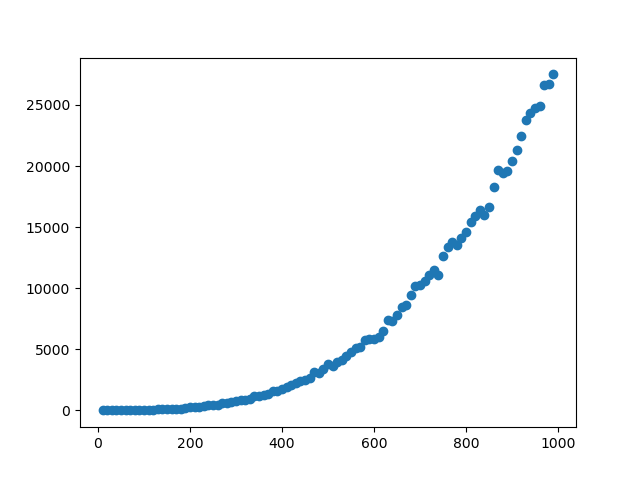

The Python source for this figure:
import random
import copy
import time
import sys
import matplotlib.pyplot as plt
import numpy as np
from sklearn.linear_model import LinearRegression
from sklearn.preprocessing import PolynomialFeatures

sys.setrecursionlimit(100000)
start = time.time()

# Salva um grafo no diretório arq
def salvarGrafo(grafo, arq):
    with open(arq, 'w') as file:
        for i in range(len(grafo)):
            for j in range(len(grafo)):
                file.write(str(grafo[i][j]))
            file.write("\n")

# Gera um grafo direcionado simples aleatório de n vértices
# p: probabilidade de dois vértices aleatórios possuírem uma aresta
# Retorna a matriz de adjacência do grafo gerado
def grafoAleatorio(n, p):
    grafo = [[]]*n
    for i in range(n):
        grafo[i] = [0]*n
        for j in range(n):
            if (j != i):
                probability = random.random()
                if (probability < p):
                    grafo[i][j] = 1

    return grafo

# Busca em Largura
# Retorna True caso exista um caminho entre a origem e o destino
# Retorna False caso contrário
def buscaLargura(origem, destino, grafo, pai):
    visitado = [False] * len(grafo)
    fila = []
    fila.append(origem)
    visitado[origem] = True

    while fila:
        v = fila.pop(0)
        for u in range(len(grafo[v])):
            if (grafo[v][u] == 1 and not visitado[u]):
                fila.append(u)
                visitado[u] = True
                pai[u] = v

    return visitado[destino]

# Busca em Profundidade
# Encontra todos os caminhos de um vértice origem à um destino
# Recursivo, não retorna nada
# Armazena todos os caminhos encontrados na lista "caminhos", 
# que deve ser passada como parâmetro na chamada inicial
def buscaProfundidade(origem, destino, grafo, visitado, caminho, caminhos):
    visitado[origem] = True
    caminho.append(origem)

    if origem == destino:
        caminhos.append(copy.deepcopy(caminho))
    else:
        for i in range(len(grafo)):
            if (grafo[origem][i] == 1 and visitado[i] == False):
                buscaProfundidade(i, destino, grafo, visitado, caminho, caminhos)
    
    caminho.pop()
    visitado[origem] = False

# Checa se existe algum elemento de l1 em l2
def comp(l1, l2):
    for i in l1:
        if i in l2:
            return True

    return False

# Encontra um conjunto de caminhos disjuntos que possui o número
# máximo de caminhos disjuntos possíveis para o grafo
def acharCaminhos(origem, destino, grafo, n):
    visitado = [False] * len(grafo)
    caminho = []
    caminhos = []
      
    buscaProfundidade(origem, destino, grafo, visitado, caminho, caminhos)
    disjuntos = []
    for caminhoA in caminhos:
        disjuntos = [caminhoA]
        aDuplas = []
        for i in range(len(caminhoA[:-1])):
            aDuplas.append((caminhoA[i], caminhoA[i+1]))
        
        posA = caminhos.index(caminhoA)+1

        visitados = copy.deepcopy(aDuplas)
        for caminhoB in caminhos[posA:]:
            bDuplas = []
            
            for i in range(len(caminhoB[:-1])):
                bDuplas.append((caminhoB[i], caminhoB[i+1]))

            if comp(visitados, bDuplas) == False:
                disjuntos.append(caminhoB)
                visitados.extend(bDuplas)

        if len(disjuntos) == n:
            return disjuntos
    
    return []

# Executa o método de Edmonds-Karp para encontrar o fluxo-máximo do grafo
# Considerando a capacidade de cada aresta como 1, o fluxo-máximo é igual
# ao número máximo de caminhos disjuntos. Ao fim da função, passamos para 
# o método acharCaminho um subgrafo com apenas as arestas que possuem algum 
# fluxo passando por elas, o que reduz a complexidade do código em um grau 
# de magnitude
def caminhosDisjuntos(origem, destino, g):
    grafo = copy.deepcopy(g)
    pai = [-1] * len(grafo)
    fluxo_maximo = 0
    while (buscaLargura(origem, destino, grafo, pai)):
        fluxo_caminho = float("Inf")
        v = destino
        while (v != origem):
            fluxo_caminho = min(fluxo_caminho, grafo[pai[v]][v])
            v = pai[v]

        fluxo_maximo += fluxo_caminho
        v = destino

        while (v != origem):
            u = pai[v]
            grafo[u][v] -= fluxo_caminho
            grafo[v][u] += fluxo_caminho
            v = pai[v]

    dif = difMatriz(g, grafo)

    acharCaminhos(origem, destino, dif, fluxo_maximo)
    
    return fluxo_maximo
        
# Lê um arquivo e retorna a matriz de adjacência
def getGrafo(arq):
    data = []
    file = open(arq, "r")

    data = [l for l in file.readlines()]
    for i in range(len(data)):
        data[i] = [eval(k) for k in data[i][:-1]]

    file.close()
    return data

# Imprime um grafo no console
def printGrafo(grafo):
    for i in grafo:
        for j in i:
            print(j, end=" ")

        print("")

# Compara dois grafos, mantendo uma aresta
def difMatriz(grafo, fluxo):
    g = copy.deepcopy(grafo)
    for i in range(len(g)):
        for j in range(len(g[i])):
            if (fluxo[i][j] != 0):
                g[i][j] = 0
    
    return g

# Gera um grafo direciona cíclico de n vértices
def gerarGrafoCiclico(n):
    grafo = []
    for i in range(n):
        grafo.append([0] * n)
        grafo[i][(i+1)%n] = 1

    return grafo

# Gera um grafo completo de n vértices
def gerarGrafoCompleto(n):
    return grafoAleatorio(n, 1)

# NÚMERO DE VÉRTICES
v = 10

origem = 0
destino = v - 1

num_vertices = []
tempo_exec = []
for i in range(10, 1000, 10):
    num_vertices.append(i)
    startTime = time.time()
    grafo = grafoAleatorio(i, 0.5)
    caminhosDisjuntos(origem, destino, grafo)
    endTime = time.time()
    tempo_exec.append((endTime - startTime) * 10**3) # ms

with open("vertices.txt", "w") as file:
    for i in num_vertices:
        file.write(str(i) + '\n')

with open("tempo_exec.txt", "w") as file:
    for i in tempo_exec:
        file.write(str(i) + '\n')

plt.scatter(num_vertices, tempo_exec)
plt.savefig("complexidade.png")

x = np.array(num_vertices).reshape((-1, 1))
y = np.array(tempo_exec)

transformer = PolynomialFeatures(degree=2, include_bias=False)
transformer.fit(x)

x_ = transformer.transform(x)
model = LinearRegression().fit(x_, y)

r_sq = model.score(x_, y)
print("R^2: ", r_sq)

print("Coeficientes: ", model.coef_)


end = time.time()
print("Tempo de execucação: ", (end - start) * 10**3, "ms")
